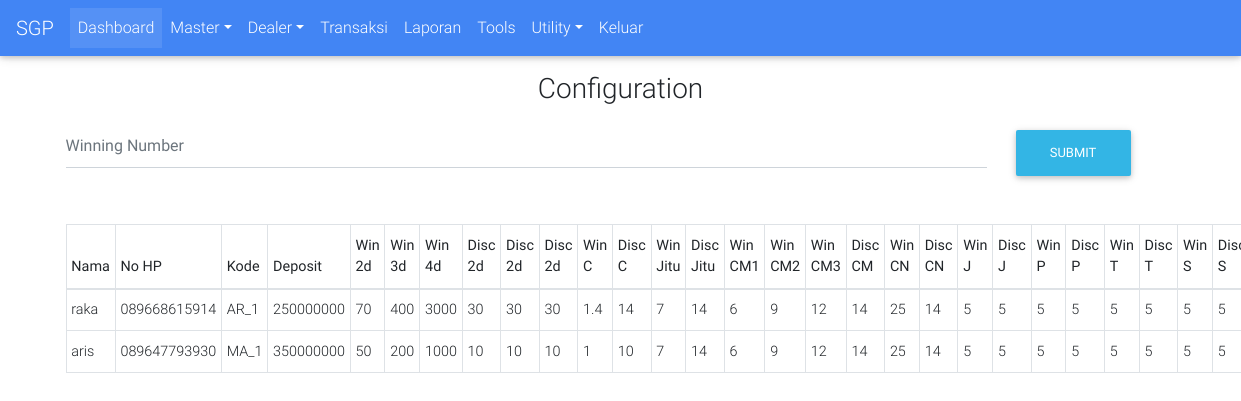
The app's page /app/config.php with its own data.
### tables this page shows
CREATE TABLE `member` (
  `id` int(11) NOT NULL,
  `nohp` varchar(14) NOT NULL,
  `nama` varchar(50) NOT NULL,
  `kodeid` varchar(4) NOT NULL,
  `deposit` varchar(100) NOT NULL,
  `downline` varchar(10) NOT NULL,
  `2d_win` varchar(4) NOT NULL,
  `3d_win` varchar(4) NOT NULL,
  `4d_win` varchar(4) NOT NULL,
  `2d_disc` varchar(4) NOT NULL,
  `3d_disc` varchar(4) NOT NULL,
  `4d_disc` varchar(4) NOT NULL,
  `C_win` varchar(4) NOT NULL,
  `C_disc` varchar(4) NOT NULL,
  `Jitu_win` varchar(4) NOT NULL,
  `Jitu_disc` varchar(4) NOT NULL,
  `CM1_win` varchar(4) NOT NULL,
  `CM2_win` varchar(4) NOT NULL,
  `CM3_win` varchar(4) NOT NULL,
  `CM_disc` varchar(4) NOT NULL,
  `CN_win` varchar(4) NOT NULL,
  `CN_disc` varchar(4) NOT NULL,
  `J_win` varchar(4) NOT NULL,
  `J_disc` varchar(4) NOT NULL,
  `P_win` varchar(4) NOT NULL,
  `P_disc` varchar(4) NOT NULL,
  `T_win` varchar(4) NOT NULL,
  `T_disc` varchar(4) NOT NULL,
  `S_win` varchar(4) NOT NULL,
  `S_disc` varchar(4) NOT NULL
);

### app/config.php (the view)
<?php
include('header.php');
require_once 'db.php';
$diskonq = "SELECT * FROM `member` where 1;";
$result = mysqli_query($conn, $diskonq) or die(mysqli_error($conn));
?>
	<div class="container">
		<br />
		<br />
		<br />
		<div align="center">
			<h3>
				Configuration
			</h3>
		</div>
		<div class="md-form">
			<form id="#" action="">
				<div class="row">
					<div class="col">
						<input name="winningnumber" type="text" class="form-control" placeholder="Winning Number" required="required" aria-describedby="basic-addon2">
					</div>
					<div class="col-2 input-group-append">
						<button class="btn btn-info waves-effect m-0" type="submit">Submit</button>
					</div>
				</div>
			</form>
		</div>
		<div class="row">
			<div class="col-sm-12"><br />
				<table class="table table-sm table-bordered table-hover">
					<thead>
						<tr>
							<th>Nama</th>
							<th>No HP</th>
							<th>Kode</th>
							<th>Deposit</th>
							<th>Win 2d</th>
							<th>Win 3d</th>
							<th>Win 4d</th>
							<th>Disc 2d</th>
							<th>Disc 2d</th>
							<th>Disc 2d</th>
							<th>Win C</th>
							<th>Disc C</th>
							<th>Win Jitu</th>
							<th>Disc Jitu</th>
							<th>Win CM1</th>
							<th>Win CM2</th>
							<th>Win CM3</th>
							<th>Disc CM</th>
							<th>Win CN</th>
							<th>Disc CN</th>
							<th>Win J</th>
							<th>Disc J</th>
							<th>Win P</th>
							<th>Disc P</th>
							<th>Win T</th>
							<th>Disc T</th>
							<th>Win S</th>
							<th>Disc S</th>
						</tr>
					</thead>
					<tbody>
						<?php while($diskon = mysqli_fetch_array($result)) :?>
						<tr>
							<td>
								<?= $diskon['nama'] ;?>
							</td>
							<td>
								<?= $diskon['nohp'] ;?>
							</td>
							<td>
								<?= $diskon['kodeid'] ;?>
							</td>
							<td>
								<?= $diskon['deposit'] ;?>
							</td>
							<td>
								<?= $diskon['2d_win'] ;?>
							</td>
							<td>
								<?= $diskon['3d_win'] ;?>
							</td>
							<td>
								<?= $diskon['4d_win'] ;?>
							</td>
							<td>
								<?= $diskon['2d_disc'] ;?>
							</td>
							<td>
								<?= $diskon['2d_disc'] ;?>
							</td>
							<td>
								<?= $diskon['2d_disc'] ;?>
							</td>
							<td>
								<?= $diskon['C_win'] ;?>
							</td>
							<td>
								<?= $diskon['C_disc'] ;?>
							</td>
							<td>
								<?= $diskon['Jitu_win'] ;?>
							</td>
							<td>
								<?= $diskon['Jitu_disc'] ;?>
							</td>
							<td>
								<?= $diskon['CM1_win'] ;?>
							</td>
							<td>
								<?= $diskon['CM2_win'] ;?>
							</td>
							<td>
								<?= $diskon['CM3_win'] ;?>
							</td>
							<td>
								<?= $diskon['CM_disc'] ;?>
							</td>
							<td>
								<?= $diskon['CN_win'] ;?>
							</td>
							<td>
								<?= $diskon['CN_disc'] ;?>
							</td>
							<td>
								<?= $diskon['J_win'] ;?>
							</td>
							<td>
								<?= $diskon['J_disc'] ;?>
							</td>
							<td>
								<?= $diskon['P_win'] ;?>
							</td>
							<td>
								<?= $diskon['P_disc'] ;?>
							</td>
							<td>
								<?= $diskon['T_win'] ;?>
							</td>
							<td>
								<?= $diskon['T_disc'] ;?>
							</td>
							<td>
								<?= $diskon['S_win'] ;?>
							</td>
							<td>
								<?= $diskon['S_disc'] ;?>
							</td>
						</tr>
						<?php endwhile; ?>
					</tbody>
				</table>
			</div>
		</div>
	</div>
	<?php
	include('footer.php');
	?>

### app/header.php (shortened to what this page needs)
<!DOCTYPE html>
<html>
<head>
    <link rel="stylesheet" href="https://maxcdn.bootstrapcdn.com/font-awesome/4.7.0/css/font-awesome.min.css">
    <link href="../css/bootstrap.min.css" rel="stylesheet">
    <link href="../css/mdb.min.css" rel="stylesheet">
    <link href="../css/style.css" rel="stylesheet">
    <link href="../css/addons/datatables.min.css" rel="stylesheet">
</head>
<body>
    <nav class="navbar fixed-top navbar-expand-lg navbar-dark primary-color">
        <a class="navbar-brand" href="#">SGP</a>
    <div class="collapse navbar-collapse" id="navbarNavDropdown">
        <ul class="navbar-nav">
            <li class="nav-item active">
                <a class="nav-link" href="index.php">Dashboard <span class="sr-only">(current)</span></a>
            </li>
            <li class="nav-item dropdown">
                <a class="nav-link dropdown-toggle" href="#!" id="navbarDropdownMenuLink" data-toggle="dropdown" aria-haspopup="true"
                aria-expanded="false">Master</a>
            </li>
            <li class="nav-item dropdown">
                <a class="nav-link dropdown-toggle" href="#!" id="navbarDropdownMenuLink" data-toggle="dropdown" aria-haspopup="true"
                aria-expanded="false">Dealer</a>
            </li>
            <li class="nav-item">
                <a class="nav-link" href="#">Transaksi</a>
            </li>
            <li class="nav-item">
                <a class="nav-link" href="#">Laporan</a>
            </li>
            <li class="nav-item">
                <a class="nav-link" href="#">Tools</a>
            </li>
            <li class="nav-item dropdown">
                <a class="nav-link dropdown-toggle" href="#!" id="navbarDropdownMenuLink" data-toggle="dropdown" aria-haspopup="true"
                aria-expanded="false">Utility</a>
            </li>
            <li class="nav-item">
                <a class="nav-link" href="../">Keluar</a>
            </li>
        </ul>
    </div>
</nav>

### app/footer.php (shortened to what this page needs)
</body>
</html>

### records on screen
member: nama "raka", nohp "089668615914", kodeid "AR_1", deposit "250000000", 2d_win "70", 3d_win "400", 4d_win "3000", 2d_disc "30", C_win "1.4", C_disc "14", Jitu_win "7", Jitu_disc "14", CM1_win "6", CM2_win "9", CM3_win "12", CM_disc "14", CN_win "25", CN_disc "14", J_win "5", J_disc "5", P_win "5", P_disc "5", T_win "5", T_disc "5", S_win "5", S_disc "5"
member: nama "aris", nohp "089647793930", kodeid "MA_1", deposit "350000000", 2d_win "50", 3d_win "200", 4d_win "1000", 2d_disc "10", C_win "1", C_disc "10", Jitu_win "7", Jitu_disc "14", CM1_win "6", CM2_win "9", CM3_win "12", CM_disc "14", CN_win "25", CN_disc "14", J_win "5", J_disc "5", P_win "5", P_disc "5", T_win "5", T_disc "5", S_win "5", S_disc "5"
